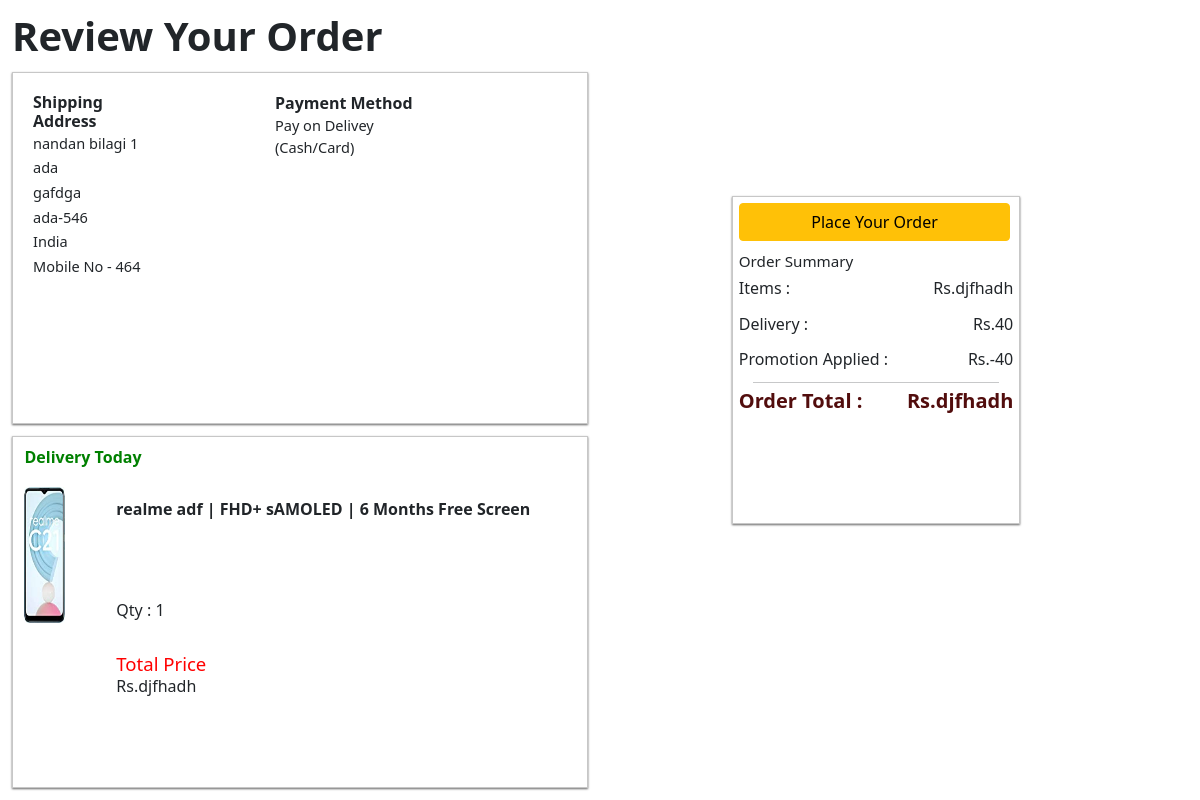
/buy/17 (signed in), run on the app's committed database.
### shop/models.py (models this page shows)
class Customer(models.Model):
    User=models.ForeignKey(User,on_delete=models.CASCADE)
    name=models.CharField(max_length=200)
    mobile=models.IntegerField()
    pin=models.IntegerField()
    village=models.CharField(max_length=200)
    town=models.CharField(max_length=200)
    state=models.CharField(default="Karnatak",max_length=10)
    default=models.BooleanField(default=False)
    def __str__(self):
        return self.name

class Product(models.Model):
    prname=models.CharField(max_length=200,default="")
    price=models.CharField(max_length=10000000000000,default="")
    brand=models.CharField(max_length=200,default="")
    image=models.ImageField(upload_to="photos")
    desc=models.CharField(max_length=250,default="")
    specify=models.CharField(max_length=250,default="")
    info=models.CharField(max_length=250,default="")
    size=models.CharField(max_length=120,default="")
    model=models.CharField(max_length=120,default="")
    storage=models.CharField(max_length=120,default="")
    def __str__(self):
        return self.prname

### shop/views.py (the view)
# urls.py: path("buy/<int:id>",views.buy,name="buy"),
@login_required(login_url='/sign-in/')
def buy(request,id):
    User=request.user
    address=Customer.objects.filter(User=User)
    Customer_name=Customer.objects.get(User=User)
    print(Customer_name)
    product=Product.objects.get(id=id)
    print(product)
    params={'address':address,"product":product}
    return render(request,"html/buy.html",params)

### templates/html/buy.html (shortened to what this page needs)
<!doctype html>
<html lang="en">
  <head>
    <link href="https://cdn.jsdelivr.net/npm/bootstrap@5.1.3/dist/css/bootstrap.min.css" rel="stylesheet">
    <link rel="stylesheet" href="/templates/css/buy.css">
  </head>
  <body>
    <div class="review"><h1>Review Your Order</h1></div>
    {% for i in address %}
    <div class="ship_address">
     <div class="shipping_address">
      <h3>Shipping Address</h3>
      <p>{{i.name}}</p>
      <p>{{i.village}}</p>
      <p>{{i.town}}<span>{{i.state}}</span></p>
      <p>{{i.village}}-<span>{{i.pin}}</span></p>
      <p>India</p>
      <p>Mobile No - <span>{{i.mobile}}</span></p>
     </div>
     <div class="pay">
      <h3>Payment Method</h3>
      <p>Pay on Delivey (Cash/Card)</p>
     </div>
    </div>
    {%endfor%}
    <div class="selected_product">
        <h3>Delivery Today</h3>
        <div class="product_image">
          <img src="/{{product.image}}" alt="">
        </div>
        <div class="product_name"><span>{{product.prname}}</span>
        <span> {{product.size}} | FHD+ sAMOLED | 6 Months Free Screen</span></div>
        <div class="qty">
          <span>Qty :</span> <span>1</span>
        </div>
        <div class="price">
          <span><h4>Total Price</h4></span>
          <span id="price1">Rs.{{product.price}}</span>
        </div>
    </div>
    <div class="order-placed">
      <a href="/placeorder/{{product.id}}">
        <button type="button" class="btn btn-warning">Place Your Order</button>
      </a>
      <h4>Order Summary</h4>
      <p><span>Items :</span> <span id="price2">1</span></p>
      <p><span>Delivery :</span> <span>Rs.40</span></p>
      <p><span>Promotion Applied :</span> <span>Rs.-40</span></p> <hr>
      <h5><span>Order Total :</span> <span id="price3">{{product.price}}</span></h5>
    </div>
  </body>
</html>

### templates/css/buy.css (style rules this page uses)
.ship_address { width: 48%; height: 44vh; border: 1px solid #C7C7C7; box-shadow: 0 0 10px rgba(0,0,0,0.6); -moz-box-shadow: 0 0 10px rgba(0,0,0,0.6); -webkit-box-shadow: 0 1px 2px rgba(0,0,0,0.6); -o-box-shadow: 0 0 10px rgba(0,0,0,0.6); margin: 1%; display: flex; }
.shipping_address { margin: 3%; }
.ship_address h3 { font-size: 100%; font-weight: bold; margin: 2% 2% -1% 2%; }
.ship_address p { font-size: 91%; margin: 2% 2% 1% 2%; }
.review { margin: 1%; }
.review h1 { font-weight: bold; }
.pay { margin: 3%; margin-left: 15%; }
.pay h3 { font-size: 100%; font-weight: bold; margin: 2% 2% -1% 2%; }
.pay p { font-size: 91%; margin: 2% 2% 1% 2%; }
.selected_product { width: 48%; height: 44vh; border: 1px solid #C7C7C7; box-shadow: 0 0 10px rgba(0,0,0,0.6); -moz-box-shadow: 0 0 10px rgba(0,0,0,0.6); -webkit-box-shadow: 0 1px 2px rgba(0,0,0,0.6); -o-box-shadow: 0 0 10px rgba(0,0,0,0.6); margin: 1%; position: relative; }
.selected_product h3 { font-size: 100%; font-weight: bold; color: green; margin: 2% 2% 2% 2%; }
.product_image { width: 21%; display: flex; align-items: center; justify-content: center; margin: 1% 3% 1% -5%; height: 19vh; }
.product_image img { width: 34%; height: 17vh; }
.product_name { position: absolute; top: 17%; left: 18%; }
.product_name span { font-weight: bold; }
.qty { position: absolute; top: 46%; left: 18%; }
.price { position: absolute; top: 61%; left: 18%; margin: 2% 0%; }
.price span h4 { font-size: 116%; line-height: 19%; color: red; }
.order-placed { width: 24%; height: 41vh; border: 1px solid #C7C7C7; box-shadow: 0 0 10px rgba(0,0,0,0.6); -moz-box-shadow: 0 0 10px rgba(0,0,0,0.6); -webkit-box-shadow: 0 1px 2px rgba(0,0,0,0.6); -o-box-shadow: 0 0 10px rgba(0,0,0,0.6); margin: 1%; position: absolute; top: 23%; left: 60%; }
.order-placed a button { margin: 2%; width: 95%; }
.order-placed h4 { font-size: 95%; margin: 2%; }
.order-placed p { display: flex; justify-content: space-between; align-items: center; margin: 2%; margin-bottom: 4%; }
.order-placed hr { margin: 0% 7%; }
.order-placed h5 { display: flex; justify-content: space-between; align-items: center; margin: 2%; margin-bottom: 4%; }
.order-placed h5 span { color: rgb(82, 13, 13); font-weight: bold; }

### data on the page
Customer: name "nandan bilagi 1", village "ada", town "ga", state "fdga", pin "546", mobile "464"
Product: image (picture), prname "realme", size "adf", price "djfhadh"
